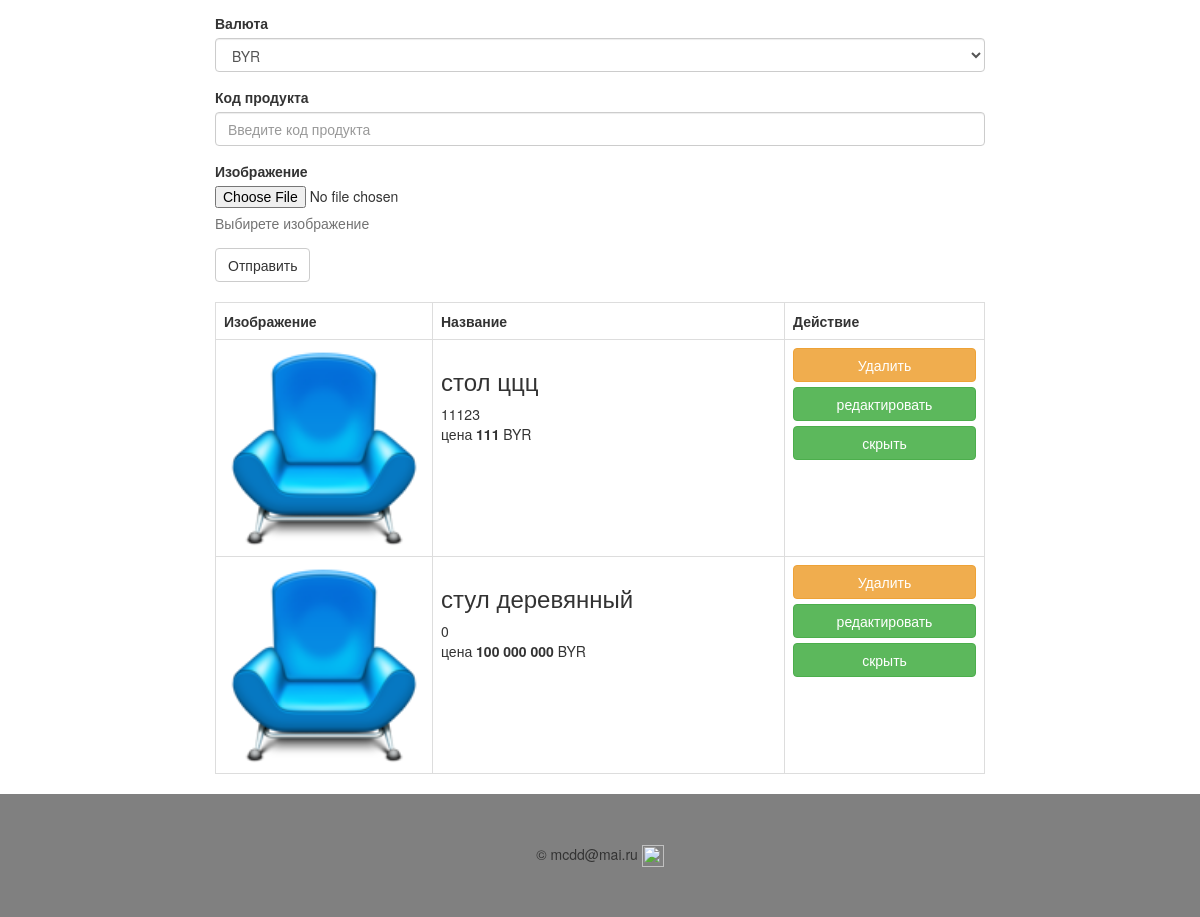
The page /cabinet.php (signed in, lower part) on the database as committed earlier.
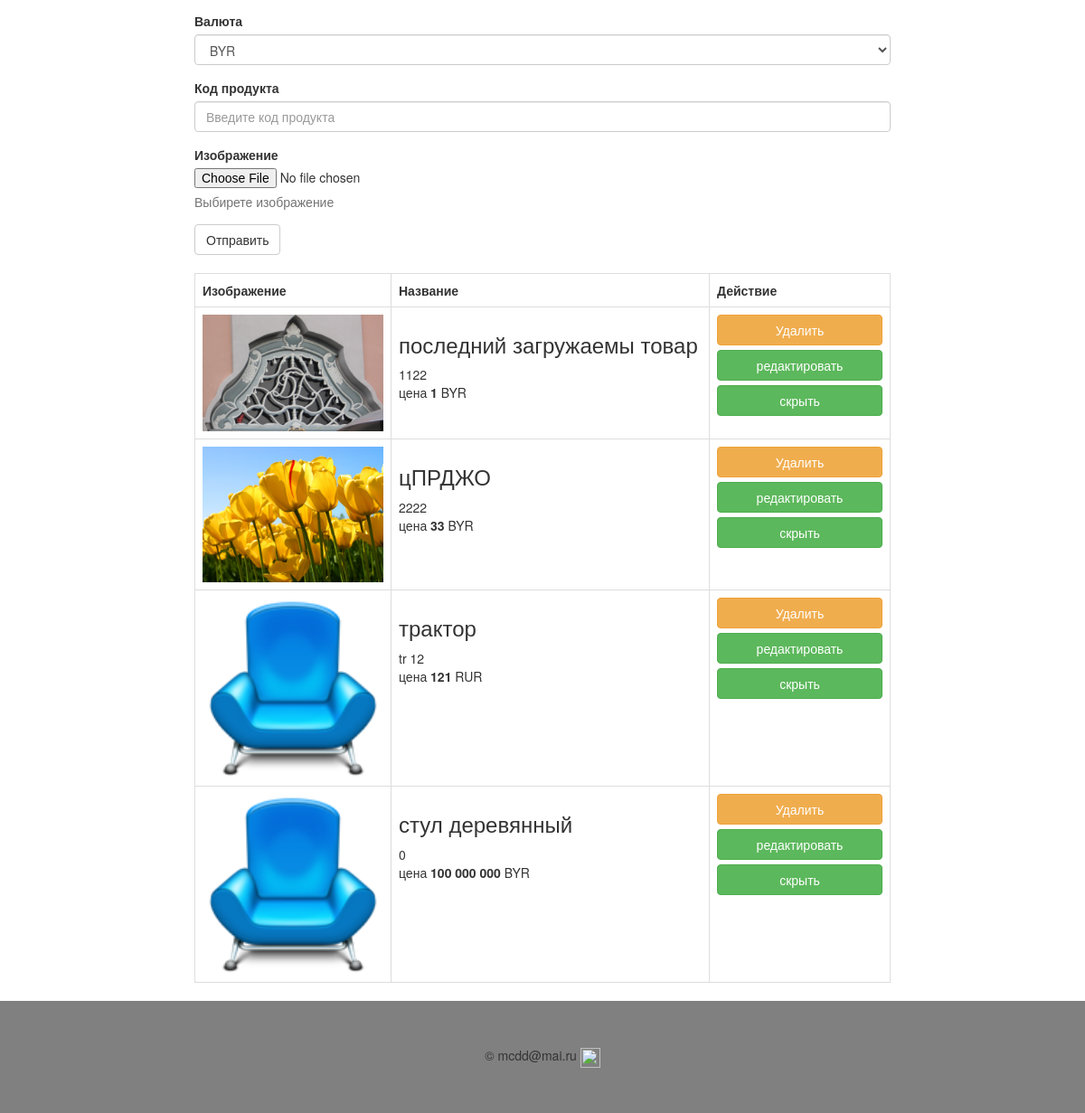
The same page on the database as committed later.
### tables this page shows
CREATE TABLE IF NOT EXISTS `products` (
  `id` int(11) NOT NULL AUTO_INCREMENT,
  `cat_id` tinytext NOT NULL,
  `name` tinytext NOT NULL,
  `body` text NOT NULL,
  `price` tinytext NOT NULL,
  `product_code` tinytext NOT NULL,
  `picture` tinytext NOT NULL,
  `picture_small` tinytext NOT NULL,
  `currency` tinytext NOT NULL,
  `status` tinytext NOT NULL,
  `putdate` date NOT NULL,
  `user_id` int(11) NOT NULL,
  `showhide` enum('show','hide') NOT NULL DEFAULT 'show',
  PRIMARY KEY (`id`)
);

### cabinet.php (the view, shortened to what this page needs)
<?php
 require_once("templates/top.php");
if($_SESSION['id']){
		?>
<form action="cabinet.php" method="post" enctype='multipart/form-data'>
  <div class="form-group">
    <label for="currency">Валюта</label>
	<select name="currency" class="form-control">
	  <option>BYR</option>
	</select>
  </div>
  <div class="form-group">
    <label for="product_code">Код продукта</label>
    <input name="product_code" type="text" class="form-control" id="product_code" placeholder="Введите код продукта">
  </div>
  <div class="form-group">
    <label for="picture">Изображение</label>
    <input name="picture" type="file" id="picture">
    <p class="help-block">Выбирете изображение</p>
  </div>
  <button type="submit" class="btn btn-default">Отправить</button>
</form>
<?php
$query="SELECT*FROM products WHERE user_id=".$_SESSION['id']." ORDER BY id DESC";
$cat=mysqli_query($dbcnx,$query);
?>
<table class='table table-bordered table-stripted' width=100%>
<tr>
	<th width='200px'>Изображение</th>
	<th>Название</th>
	<th width='200px'>Действие</th>
</tr>
<?php
while($tovs=mysqli_fetch_array($cat)){
$url="?id=".$tovs['id'];
	if($tovs['showhide']='show'){
	$showhide="<a href='tovs hide.php$url' class='btn btn-success btn-block'>скрыть</a>";
	}else{
	$showhide="<a href='tovs show.php$url' class='btn btn-success btn-block'>отобразить</a>";
	}
if($tovs['picture']!='' ){
$picture=$tovs['picture'];
}else{
$picture="/media/img/icon.png";
}
?>
<tr>
	<td><img src='<?=$picture;?>' width='200px'/></td>
	<td><h3><?=$tovs['name'];?></h3>
		<div><?=$tovs['product_code'];?></div>
		<div>цена <b><?=$tovs['price'];?></b> <?=$tovs['currency'];?></div>
	</td>
	<td><a href='#' class='btn btn-warning btn-block' onclick='delete_position("/adminka/tovsdel.php<?=$url?>","Вы действительно хотите удалить?")'>Удалить</a>
	<a href="tovsedit.php<?=$url;?>" class="btn btn-success btn-block">редактировать</a>
	<?=$showhide 	?>
	</td>
</tr>
<?php
}
?>
</table>
<?php
}else{
echo'ошибка входа';
}
require_once("templates/bottom.php");
?>

### templates/top.php (shortened to what this page needs)
<!doctype html>
<html>
<head>
	<link rel="stylesheet" type ="text/css" href="media/bootstrap/css/bootstrap.min.css" />
	<link rel="stylesheet" type ="text/css" href="media/css/style.css" />
</head>
<body>
	<div class="cont">
		<div class=col-md-8>

### templates/bottom.php (shortened to what this page needs)
</div>
	</div>
<br style="clear:both"/>
	<footer class="footer">
		&copy; mcdd@mai.ru
		<img src="3d.png" style="width:22px;height:22px;object-fit:cover;">
	</footer>
	</body>
</html>

### media/css/style.css (style rules this page uses)
body { margin: 0; padding: 0; }
.footer { padding: 50px 0; background: grey; text-align: center; }
.btn { white-space:normal; }

Rows that differ between the two databases and show on the page:
removed products: name "стол ццц", product_code "11123", price "111", currency "BYR"
added products: picture (picture), name "последний загружаемы товар", product_code "1122", price "1", currency "BYR"
added products: picture (picture), name "цПРДЖО", product_code "2222", price "33", currency "BYR"
added products: name "трактор", product_code "tr 12", price "121", currency "RUR"
